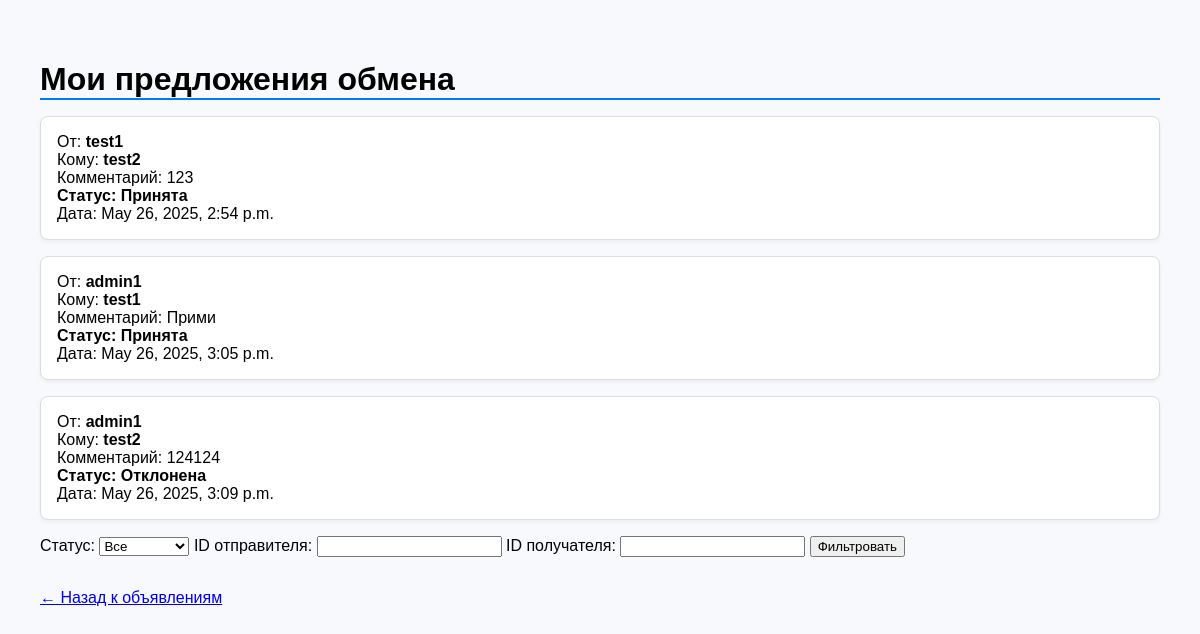
The page /proposals/ (signed in) on the database its author committed.
### ads/models.py (models this page shows, shortened)
class ExchangeProposal(models.Model):
    STATUS_CHOICES = [('pending', 'Ожидает'), ('accepted', 'Принята'), ('declined', 'Отклонена')]
    ad_sender = models.ForeignKey(Ad, on_delete=models.CASCADE, related_name='sent_proposals')
    ad_receiver = models.ForeignKey(Ad, on_delete=models.CASCADE, related_name='received_proposals')
    comment = models.TextField()
    status = models.CharField(max_length=10, choices=STATUS_CHOICES, default='pending')
    created_at = models.DateTimeField(auto_now_add=True)

class Ad(models.Model):
    CONDITION_CHOICES = [('new', 'Новый'), ('used', 'Б/У')]
    user = models.ForeignKey(User, on_delete=models.CASCADE)
    title = models.CharField(max_length=255)
    description = models.TextField()
    image_url = models.URLField(blank=True)
    category = models.CharField(max_length=100)
    condition = models.CharField(max_length=10, choices=CONDITION_CHOICES)
    created_at = models.DateTimeField(auto_now_add=True)

### ads/views.py (the view)
# urls.py: path('proposals/', views.proposal_list, name='proposal_list'),
@login_required
def proposal_list(request):
    proposals = ExchangeProposal.objects.filter(
        Q(ad_sender__user=request.user) | Q(ad_receiver__user=request.user)
    )
    status = request.GET.get('status')
    sender_id = request.GET.get('sender_id')
    receiver_id = request.GET.get('receiver_id')
    if status:
        proposals = proposals.filter(status=status)
    if sender_id:
        proposals = proposals.filter(ad_sender__user__id=sender_id)
    if receiver_id:
        proposals = proposals.filter(ad_receiver__user__id=receiver_id)
    return render(request, 'ads/proposal_list.html', {'proposals': proposals})

### templates/ads/proposal_list.html (shortened to what this page needs)
<!DOCTYPE html>
<html lang="ru">
<head>
</head>
<body>
  <h1>Мои предложения обмена</h1>
  <ul>
    {% for proposal in proposals %}
      <li>
        <div>От: <strong>{{ proposal.ad_sender.title }}</strong></div>
        <div>Кому: <strong>{{ proposal.ad_receiver.title }}</strong></div>
        <div>Комментарий: {{ proposal.comment }}</div>
        <div class="status">Статус: {{ proposal.get_status_display }}</div>
        <div>Дата: {{ proposal.created_at }}</div>
      </li>
    {% empty %}
      <li>Нет предложений.</li>
    {% endfor %}
  </ul>
    <form method="get" style="margin-bottom: 2rem;">
        <label>Статус:
            <select name="status">
            <option value="">Все</option>
            </select>
        </label>
        <label>ID отправителя:
            <input type="number" name="sender_id">
        </label>
        <label>ID получателя:
            <input type="number" name="receiver_id">
        </label>
        <button type="submit">Фильтровать</button>
    </form>
  <a href="{% url 'ad_list' %}">← Назад к объявлениям</a>
</body>
</html>

### templates/ads/proposal_list.html (style rules this page uses)
body { font-family: Arial, sans-serif; background-color: #f7f9fc; padding: 2rem; }
h1 { border-bottom: 2px solid #007bff; margin-bottom: 1rem; }
ul { list-style: none; padding: 0; }
li { background: #fff; border: 1px solid #ddd; border-radius: 8px; padding: 1rem; margin-bottom: 1rem; box-shadow: 0 2px 4px rgba(0,0,0,0.05); }
.status { font-weight: bold; }

### rows shown on the page
ExchangeProposal: ad_sender "test1", ad_receiver "test2", comment "123", status "Принята", created_at "May 26, 2025, 2:54 p.m."
ExchangeProposal: ad_sender "admin1", ad_receiver "test1", comment "Прими", status "Принята", created_at "May 26, 2025, 3:05 p.m."
ExchangeProposal: ad_sender "admin1", ad_receiver "test2", comment "124124", status "Отклонена", created_at "May 26, 2025, 3:09 p.m."
